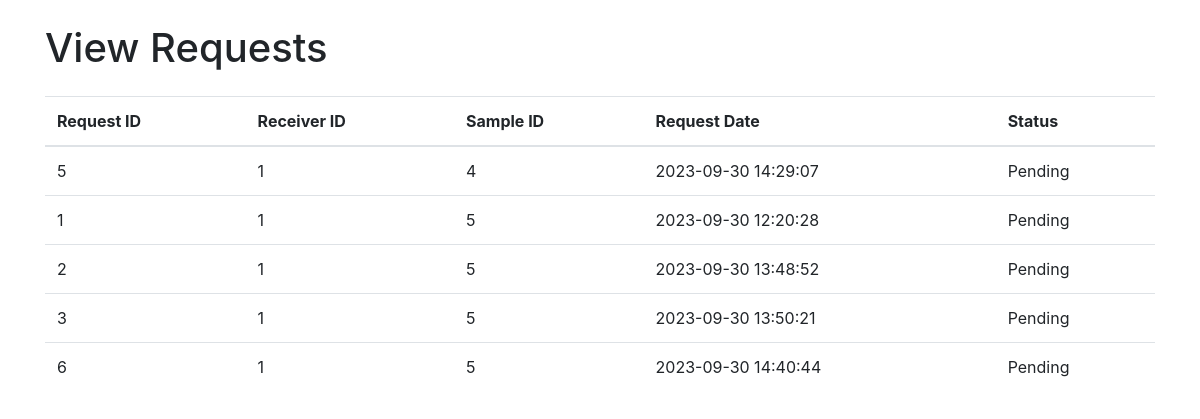
Screenshot of /frontend/viewRequestHos.php (signed in) with the database file from the repository.
### tables this page shows
CREATE TABLE `requests` (
  `RequestID` int(11) NOT NULL,
  `ReceiverID` int(11) DEFAULT NULL,
  `SampleID` int(11) DEFAULT NULL,
  `RequestDate` datetime DEFAULT NULL,
  `Status` enum('Pending','Approved','Rejected') DEFAULT NULL
);

### frontend/viewRequestHos.php (the view, shortened to what this page needs)
<?php
$servername = "localhost";
$db_username = "root";
$db_password = "";
$database = "Blood_bank";
$conn = new mysqli($servername, $db_username, $db_password, $database);
$hospitalID = $_SESSION['HospitalID'];
$sql = "SELECT * FROM Requests WHERE SampleID IN (SELECT SampleID FROM bloodsample WHERE HospitalID = '$hospitalID')";
$result = $conn->query($sql);
?>
<!DOCTYPE html>
<html lang="en">
<head>
    <link rel="stylesheet" href="https://maxcdn.bootstrapcdn.com/bootstrap/4.0.0/css/bootstrap.min.css">
</head>
<body>
    <div class="container">
        <h1 class="mt-4 mb-4">View Requests</h1>
        <table class="table">
            <thead>
                <tr>
                    <th>Request ID</th>
                    <th>Receiver ID</th>
                    <th>Sample ID</th>
                    <th>Request Date</th>
                    <th>Status</th>
                </tr>
            </thead>
            <tbody>
                <?php
                if ($result->num_rows > 0) {
                    while ($row = $result->fetch_assoc()) {
                        echo "<tr>";
                        echo "<td>" . $row['RequestID'] . "</td>";
                        echo "<td>" . $row['ReceiverID'] . "</td>";
                        echo "<td>" . $row['SampleID'] . "</td>";
                        echo "<td>" . $row['RequestDate'] . "</td>";
                        echo "<td>" . $row['Status'] . "</td>";
                        echo "</tr>";
                    }
                } else {
                    echo "<tr><td colspan='5'>No requests found.</td></tr>";
                }
                ?>
            </tbody>
        </table>
    </div>
</body>
</html>

### rows the page displays
requests: RequestID "5", ReceiverID "1", SampleID "4", RequestDate "2023-09-30 14:29:07", Status "Pending"
requests: RequestID "1", ReceiverID "1", SampleID "5", RequestDate "2023-09-30 12:20:28", Status "Pending"
requests: RequestID "2", ReceiverID "1", SampleID "5", RequestDate "2023-09-30 13:48:52", Status "Pending"
requests: RequestID "3", ReceiverID "1", SampleID "5", RequestDate "2023-09-30 13:50:21", Status "Pending"
requests: RequestID "6", ReceiverID "1", SampleID "5", RequestDate "2023-09-30 14:40:44", Status "Pending"
